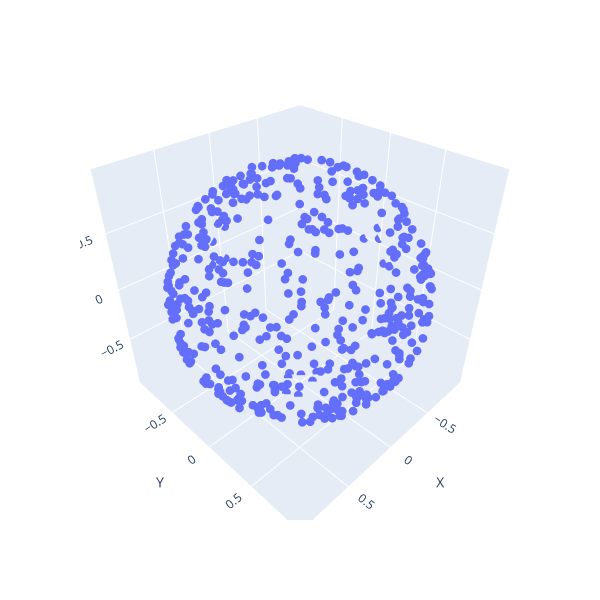

Notebook code for this chart:
### Code cell
# Betti numbers
betti_nums = get_betti_nums(diagram, threshold)
print(f'betti_nums = {betti_nums}')

# Now the interactive 3D scatter
x, y, z = sample[:,0], sample[:,1], sample[:,2]

fig = px.scatter_3d(
    x=x, y=y, z=z,
    labels={'x': 'X', 'y': 'Y', 'z': 'Z'},
    width=600, height=600,
)
fig.update_traces(marker={'size': 3})
# lock axes to equal scale
rng = max(x.max()-x.min(), y.max()-y.min(), z.max()-z.min())/2
center = [(a.max()+a.min())/2 for a in (x,y,z)]
axis_kwargs = [
    {'range': (center[i]-rng, center[i]+rng)}
    for i in range(3)
]

fig.update_layout(scene={
    'xaxis': axis_kwargs[0],
    'yaxis': axis_kwargs[1],
    'zaxis': axis_kwargs[2],
    'aspectmode': 'manual',
    'aspectratio': {'x': 1, 'y': 1, 'z': 1}
})
fig.show()

### Figure 1 — Plotly figure (JSON) as saved in the notebook; plotly's stock layout.template omitted (floating-point values rounded to 4 significant figures; data arrays with more than 128 entries replaced by an {"elided": "..."} marker saying what was removed)
{"data": [{"hovertemplate": "X=%{x}<br>Y=%{y}<br>Z=%{z}<extra></extra>", "legendgroup": "", "marker": {"color": "#636efa", "size": 3, "symbol": "circle"}, "mode": "markers", "name": "", "scene": "scene", "showlegend": false, "type": "scatter3d", "x": {"elided": "500 float values"}, "y": {"elided": "500 float values"}, "z": {"elided": "500 float values"}}], "layout": {"height": 600, "legend": {"tracegroupgap": 0}, "margin": {"t": 60}, "scene": {"aspectmode": "manual", "aspectratio": {"x": 1, "y": 1, "z": 1}, "domain": {"x": [0, 1], "y": [0, 1]}, "xaxis": {"range": [-0.9996, 0.9938], "title": {"text": "X"}}, "yaxis": {"range": [-0.9954, 0.998], "title": {"text": "Y"}}, "zaxis": {"range": [-0.9952, 0.9982], "title": {"text": "Z"}}}, "width": 600}}
